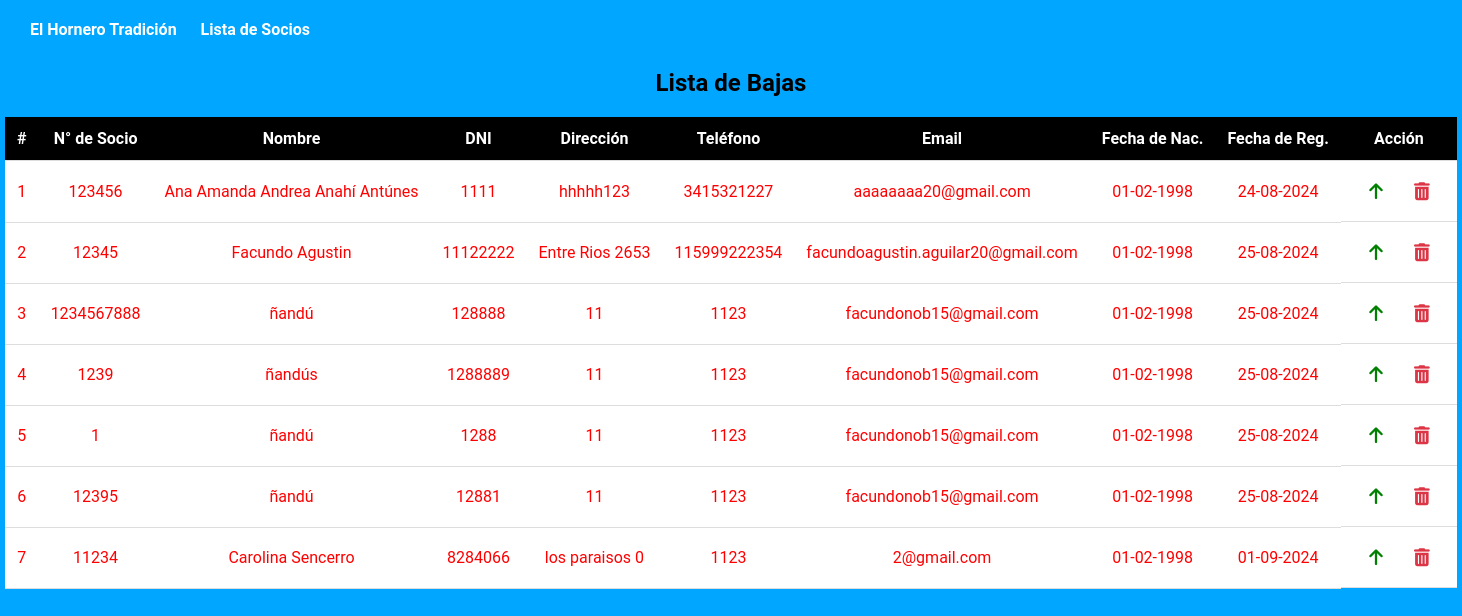
Page /baja/ on the committed database.
### Aplicaciones/Apps/models.py (models this page shows)
class Socio(models.Model):
    id = models.AutoField(primary_key=True)
    num_socio = models.IntegerField()  # Cambia el nombre del campo a num_socio
    nombre = models.CharField(max_length=100)
    dni = models.CharField(max_length=20)
    direccion = models.CharField(max_length=200)
    telefono = models.CharField(max_length=20)
    email = models.EmailField()
    fecha_nacimiento = models.DateField()
    fecha_registro = models.DateField(default=timezone.now)
    baja = models.BooleanField(default=False)
    class Meta:
        db_table = 'socio'

### Aplicaciones/Apps/views.py (the view)
# urls.py: path('baja/', views.lista_bajas, name='lista_bajas'),
def lista_bajas(request):
    socios_bajas = Socio.objects.filter(baja=True)
    return render(request, 'baja.html', {'socios': socios_bajas})

### Aplicaciones/Apps/templates/baja.html (shortened to what this page needs)
{% load static %}
<!DOCTYPE html>
<html lang="es">
    <head>
        <link rel="stylesheet" href="https://cdnjs.cloudflare.com/ajax/libs/font-awesome/6.0.0-beta3/css/all.min.css">
        <link rel="stylesheet" href="{% static 'css/lista.css' %}">
</head>
<body>
    <nav class="navbar navbar-dark bg-blue" style="display: flex; justify-content: space-between; align-items: center;">
        <div>
            <a class="navbar-brand hornero" href="{% url 'index' %}">El Hornero Tradición</a>
            <a class="navbar-brand lista-socios" href="{% url 'lista_socios' %}">Lista de Socios</a>
        </div>
    </nav>
    <div class="custom-container">
        <h2>Lista de Bajas</h2>
    </div>
    <div class="container table-container">
        <div class="row">
            <div class="col">
                <div class="table-responsive">
                    <table id="tabla_socios" class="table">
                        <thead class="thead-dark">
                            <tr>
                                <th>#</th>
                                <th>N° de Socio</th>
                                <th>Nombre</th>
                                <th>DNI</th>
                                <th>Dirección</th>
                                <th>Teléfono</th>
                                <th>Email</th>
                                <th>Fecha de Nac.</th>
                                <th>Fecha de Reg.</th>
                                <th>Acción</th>
                            </tr>
                        </thead>
                        <tbody id="tableBody_socios">
                            {% for socio in socios %}
                            <tr>
                                <td>{{ forloop.counter }}</td>
                                <td>{{ socio.num_socio }}</td>
                                <td class="nombre">{{ socio.nombre }}</td>
                                <td>{{ socio.dni }}</td>
                                <td class="direccion">{{ socio.direccion }}</td>
                                <td>{{ socio.telefono }}</td>
                                <td>{{ socio.email }}</td>
                                <td class="fecha-nacimiento">{{ socio.fecha_nacimiento|date:"d-m-Y" }}</td>
                                <td class="fecha-registro">{{ socio.fecha_registro|date:"d-m-Y" }}</td>
                                <td class="action-column">
                                    <button class="action-button delete-button"onclick="confirmAlta({{ socio.id }})">
                                        <i class="fas fa-arrow-up"style="color: green;"></i>
                                    </button>
                                    <button class="action-button delete-button btnEliminacion"onclick="confirmDelete({{ socio.id }})">
                                        <i class="fas fa-trash-can"></i>
                                    </button>
                                </td>
                            </tr>
                            {% endfor %}
                        </tbody>
                    </table>
                </div>
            </div>
        </div>
    </div>
</body>
</html>

### Aplicaciones/Apps/static/css/lista.css (style rules this page uses)
* { padding: 0; margin: 0; box-sizing: border-box; }
body { width: 100%; height: 100vh; background-color: rgb(0, 166, 255); font-family: 'Roboto', sans-serif; }
.navbar { background-color: rgb(0, 166, 255); color: white; padding: 10px; display: flex; justify-content: space-between; align-items: center; }
.navbar-brand.hornero { color: white; margin-left: 20px; margin-right: 20px; text-decoration: none; font-weight: bold; }
.navbar-brand.lista-socios { color: white; margin-right: 20px; text-decoration: none; font-weight: bold; }
.navbar.navbar-dark.bg-blue { margin-top: 10px; }
.custom-container { text-align: center; margin-top: 20px; }
.table { border-collapse: collapse; width: 80%; margin: 20px auto; }
.table thead th { background-color: black; color: #ffffff; padding: 12px; text-align: center; border-bottom: 1px solid #ddd; top: 0; z-index: 1; }
.table th, .table td { padding: 12px; text-align: center; border-bottom: 1px solid #ddd; vertical-align: middle; }
.table td { background-color: white; color: black; }
.table th, .table td { white-space: nowrap; }
.action-column { display: flex; justify-content: center; align-items: center; padding: 14px; background-color: white; }
.action-button { background-color: white; margin: 0 3px; width: 36px; height: 36px; display: flex; justify-content: center; align-items: center; border: none; cursor: pointer; font-size: 18px; transition: color 0.3s ease; box-shadow: none; }
.delete-button { color: #dc3545; }
.fecha-nacimiento, .fecha-registro, .nombre, .direccion { white-space: nowrap; }

### Aplicaciones/Apps/templates/baja.html (style rules this page uses)
button { padding: 10px 20px; margin: 5px; border: none; border-radius: 5px; cursor: pointer; }
.table td, .table th { color: red; }

### rows in the picture
Socio: num_socio "123456", nombre "Ana Amanda Andrea Anahí Antúnes", dni "1111", direccion "hhhhh123", telefono "3415321227", email "aaaaaaaa20@gmail.com", fecha_nacimiento "01-02-1998", fecha_registro "24-08-2024"
Socio: num_socio "12345", nombre "Facundo Agustin", dni "11122222", direccion "Entre Rios 2653", telefono "115999222354", email "facundoagustin.aguilar20@gmail.com", fecha_nacimiento "01-02-1998", fecha_registro "25-08-2024"
Socio: num_socio "1234567888", nombre "ñandú", dni "128888", direccion "11", telefono "1123", email "facundonob15@gmail.com", fecha_nacimiento "01-02-1998", fecha_registro "25-08-2024"
Socio: num_socio "1239", nombre "ñandús", dni "1288889", direccion "11", telefono "1123", email "facundonob15@gmail.com", fecha_nacimiento "01-02-1998", fecha_registro "25-08-2024"
Socio: num_socio "1", nombre "ñandú", dni "1288", direccion "11", telefono "1123", email "facundonob15@gmail.com", fecha_nacimiento "01-02-1998", fecha_registro "25-08-2024"
Socio: num_socio "12395", nombre "ñandú", dni "12881", direccion "11", telefono "1123", email "facundonob15@gmail.com", fecha_nacimiento "01-02-1998", fecha_registro "25-08-2024"
Socio: num_socio "11234", nombre "Carolina Sencerro", dni "8284066", direccion "los paraisos 0", telefono "1123", email "2@gmail.com", fecha_nacimiento "01-02-1998", fecha_registro "01-09-2024"
